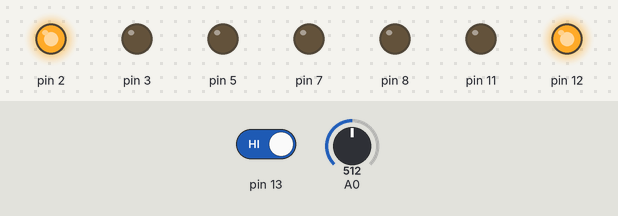
Bench run of a sketch on a simulated Arduino Uno, built with avr-gcc and run on an emulated ATmega328P. Parts: output pins drawn as LEDs (lit = HIGH). The test bench sets the inputs (shaded band); at power-on: A0 = 512, pin 13 HIGH.

Above: at 1.2 s.
1.3 s: A0 set to 716
At 2.4 s:
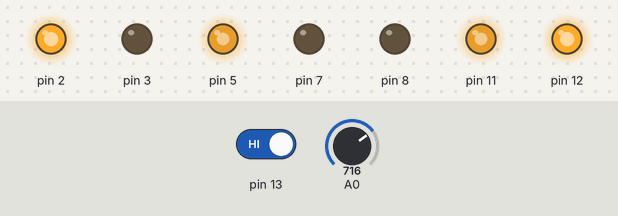
2.8 s: pin 13 driven LOW
At 3.4 s:
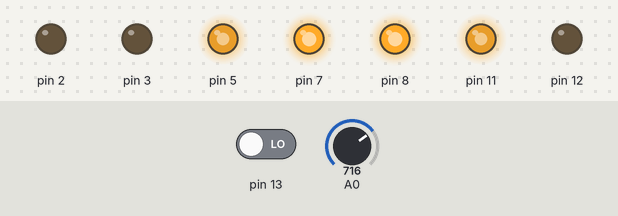
4.3 s: A0 set to 757
At 4.9 s:
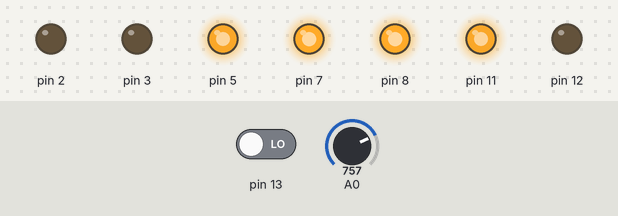
5.8 s: A0 set to 768
At 7.0 s:
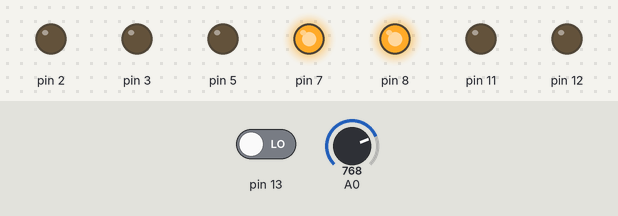
7.3 s: A0 set to 900
At 8.2 s:
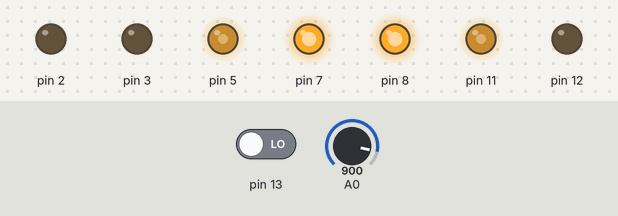
8.8 s: pin 13 driven HIGH
At 9.2 s:
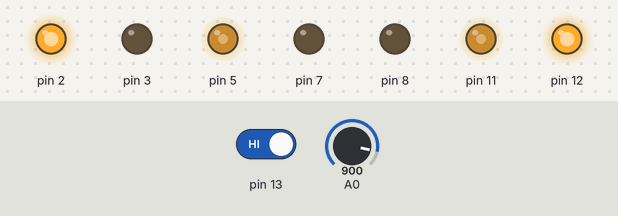
Timing chart, 0 to 11.3 s (numbered marks = the images above; inputs shaded):
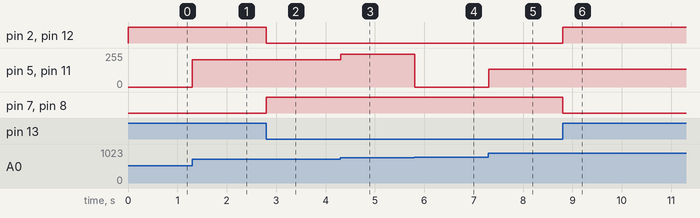

Measured:
- the behaviour switches between 767 and 768 on A0 (found by bisection; images 3 and 4)
- after the input at 1.3 s, pin 5, pin 11: 0/255 → 204/255 at once
- after the input at 2.8 s, pin 2, pin 12: HIGH → LOW at once; pin 7, pin 8: LOW → HIGH at once
- after the input at 4.3 s, pin 5, pin 11: 204/255 → 245/255 at once
- after the input at 5.8 s, pin 5, pin 11: 245/255 → 0/255 at once
- after the input at 7.3 s, pin 5, pin 11: 0/255 → 132/255 at once
- after the input at 8.8 s, pin 2, pin 12: LOW → HIGH at once; pin 7, pin 8: HIGH → LOW at once

The sketch:

Task2-Control_2DcMotorc_code.ino
```cpp
// C++ code
//
int zero = 0;

void setup()
{
  pinMode(13, INPUT); //مدخل المفتاح الخاص بالتحكم باتجاه حركة المحرك
  pinMode(3, OUTPUT);
  pinMode(12, OUTPUT);
  pinMode(8, OUTPUT);
  pinMode(11, OUTPUT);
  pinMode(2, OUTPUT);
  pinMode(7, OUTPUT);
  pinMode(5, OUTPUT);
  pinMode(A0, INPUT); // مدخل المقاومة المتغيرة التي ستتحكم بالسرعة
}

void loop()
{
  digitalWrite(12, digitalRead(13)); //اتجاه حركة المحرك
    analogWrite(11, analogRead(A0)); //سرعة المحرك
  digitalWrite(8, !digitalRead(13));
  digitalWrite(2, digitalRead(13));
  digitalWrite(7, !digitalRead(13));
    analogWrite(5, analogRead(A0));

  delay(10); // Delay a little bit to improve simulation performance
}
```
